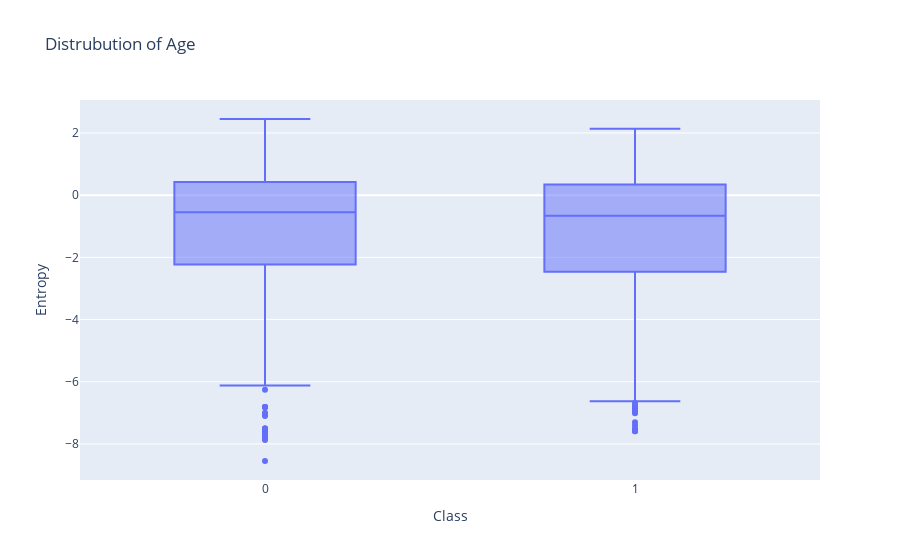

Notebook source saved alongside this figure:
### Code cell
fig = px.box(df,y="Entropy",x="Class",title=f"Distrubution of Age")
fig.show()

### Figure 1 — Plotly figure (JSON) as saved in the notebook; plotly's stock layout.template omitted (floating-point values rounded to 4 significant figures; data arrays with more than 128 entries replaced by an {"elided": "..."} marker saying what was removed)
{"data": [{"alignmentgroup": "True", "hovertemplate": "Class=%{x}<br>Entropy=%{y}<extra></extra>", "legendgroup": "", "marker": {"color": "#636efa"}, "name": "", "notched": false, "offsetgroup": "", "orientation": "v", "showlegend": false, "type": "box", "x": {"elided": "1372 int values"}, "x0": " ", "xaxis": "x", "y": {"elided": "1372 float values"}, "y0": " ", "yaxis": "y"}], "layout": {"boxmode": "group", "legend": {"tracegroupgap": 0}, "title": {"text": "Distrubution of Age"}, "xaxis": {"anchor": "y", "domain": [0, 1], "title": {"text": "Class"}}, "yaxis": {"anchor": "x", "domain": [0, 1], "title": {"text": "Entropy"}}}}
